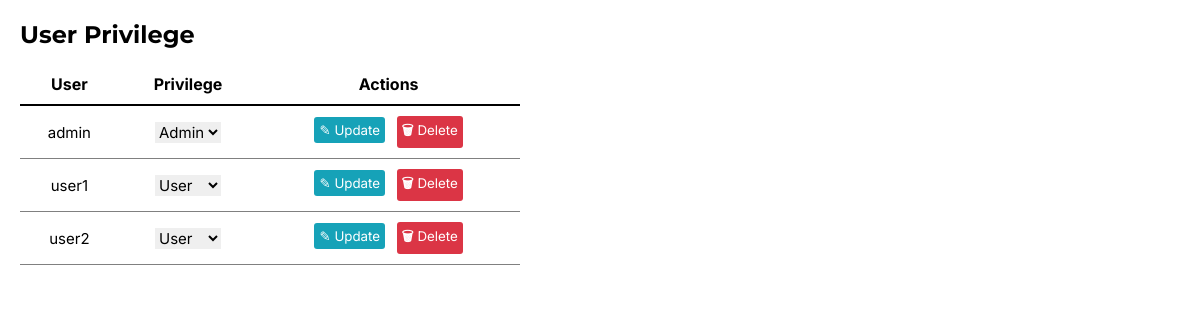
The page /admin/edit-privilege.php on the database its author committed.
### tables this page shows
CREATE TABLE `users` (
  `id` int(11) NOT NULL,
  `username` varchar(255) NOT NULL,
  `password` varchar(255) NOT NULL,
  `privilege` varchar(10) NOT NULL,
  `email` varchar(255) NOT NULL,
  `token` varchar(64) NOT NULL,
  `expires_at` datetime DEFAULT NULL
);

### admin/function/privilege/users_privilege.php (called while the page is built, shortened)
<?php
include 'db.php';
$sql = "SELECT id, username, privilege FROM users";
$result = $conn->query($sql);
$users = [];
if ($result->num_rows > 0) {
    while ($row = $result->fetch_assoc()) {
        $users[] = $row;
    }
}
?>

### admin/edit-privilege.php (the view, shortened to what this page needs)
<?php require 'function/privilege/users_privilege.php'; ?>
<!DOCTYPE html>
<html lang="en">
<head>
    <link rel="stylesheet" href="../assets/edit-privilege.css">
</head>
<body>
    <div class="container">
        <h2>User Privilege</h2>
        <form action="function/privilege/update_privilege.php" method="POST">
            <table>
                <thead>
                    <tr>
                        <th>User</th>
                        <th>Privilege</th>
                        <th>Actions</th>
                    </tr>
                </thead>
                <tbody>
                    <?php if (!empty($users)): ?>
                        <?php foreach ($users as $user): ?>
                            <tr>
                                <td>
                                    <p class="user">
                                        <?= htmlspecialchars($user['username']); ?>
                                    </p>
                                </td>
                                <td>
                                    <select name="privilege[<?= $user['id']; ?>]">
                                        <option value="admin" <?= $user['privilege'] === 'admin' ? 'selected' : ''; ?>>Admin</option>
                                        <option value="user" <?= $user['privilege'] === 'user' ? 'selected' : ''; ?>>User</option>
                                    </select>
                                </td>
                                <td>
                                    <button class="btn update-btn" type="submit" name="update" value="<?= $user['id']; ?>">&#9998; Update</button>
                                    <button class="btn delete-btn" type="button" onclick="deleteUser(<?= $user['id']; ?>)">
                                        <strong>&#128465;</strong> Delete
                                    </button>
                                </td>
                            </tr>
                        <?php endforeach; ?>
                    <?php else: ?>
                        <tr><td colspan="3">No users found</td></tr>
                    <?php endif; ?>
                </tbody>
            </table>
        </form>
    </div>
</body>
</html>

### assets/edit-privilege.css (style rules this page uses)
* { margin: 0; padding: 0; box-sizing: border-box; font-family: 'Inter', system-ui, -apple-system, BlinkMacSystemFont, 'Segoe UI', Roboto, Oxygen, Ubuntu, Cantarell, 'Open Sans', 'Helvetica Neue', sans-serif; }
.container { width: 500px; margin: 20px 0 0 20px; }
select { border: none; font-size: 15px; }
h2 { margin-bottom: 15px; font-family: 'Montserrat', system-ui, -apple-system, BlinkMacSystemFont, 'Segoe UI', Roboto, Oxygen, Ubuntu, Cantarell, 'Open Sans', 'Helvetica Neue', sans-serif; }
table { width: 100%; border-collapse: collapse; }
th { border-bottom: 2px solid black; padding: 10px; text-align: center; }
td { padding: 10px; text-align: center; border-bottom: 1px solid gray; }
.user { font-size: 15px; }
.update-btn { color: #fff; padding: 5px; border: hidden; border-radius: 3px; background-color: #16a2b8; }
.delete-btn { margin-left: 7px; color: #fff; padding: 5px; border: hidden; border-radius: 3px; background-color: #db3545; }

### rows shown on the page
users: username "admin", privilege+id "Admin"
users: username "user1", privilege+id "User"
users: username "user2", privilege+id "User"
